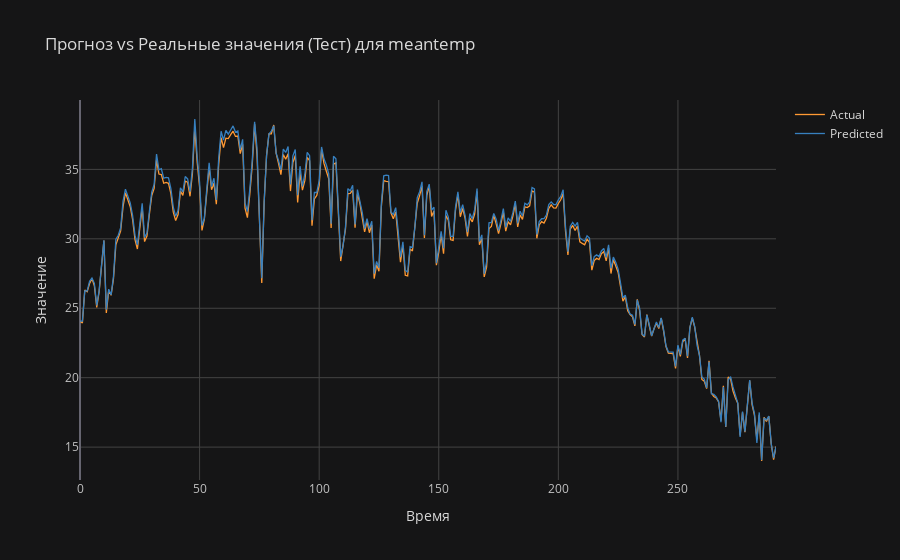

The code cell stored with this chart in its notebook:
### Code cell
# Визуализация результатов обучения модели
predictions_meantemp, y_test_actual_meantemp = trainer_meantemp.evaluate_model(X_test_meantemp, y_test_meantemp, preprocess_meantemp.scaler)
trainer_meantemp.plot_results(predictions_meantemp, y_test_actual_meantemp, preprocess_meantemp.feature_column)

### Figure 1 — Plotly figure (JSON) as saved in the notebook; plotly's stock layout.template omitted (floating-point values rounded to 4 significant figures; data arrays with more than 128 entries replaced by an {"elided": "..."} marker saying what was removed)
{"data": [{"line": {"color": "rgba(255, 153, 51, 1.0)", "dash": "solid", "shape": "linear", "width": 1.3}, "mode": "lines", "name": "Actual", "text": "", "type": "scatter", "x": {"elided": "292 int values"}, "y": {"elided": "292 float values"}}, {"line": {"color": "rgba(55, 128, 191, 1.0)", "dash": "solid", "shape": "linear", "width": 1.3}, "mode": "lines", "name": "Predicted", "text": "", "type": "scatter", "x": {"elided": "292 int values"}, "y": {"elided": "292 float values"}}], "layout": {"legend": {"bgcolor": "#151516", "font": {"color": "#D9D9D9"}}, "paper_bgcolor": "#151516", "plot_bgcolor": "#151516", "title": {"font": {"color": "#D9D9D9"}, "text": "Прогноз vs Реальные значения (Тест) для meantemp"}, "xaxis": {"gridcolor": "#434343", "showgrid": true, "tickfont": {"color": "#C2C2C2"}, "title": {"font": {"color": "#D9D9D9"}, "text": "Время"}, "zerolinecolor": "#666570"}, "yaxis": {"gridcolor": "#434343", "showgrid": true, "tickfont": {"color": "#C2C2C2"}, "title": {"font": {"color": "#D9D9D9"}, "text": "Значение"}, "zerolinecolor": "#666570"}}}
